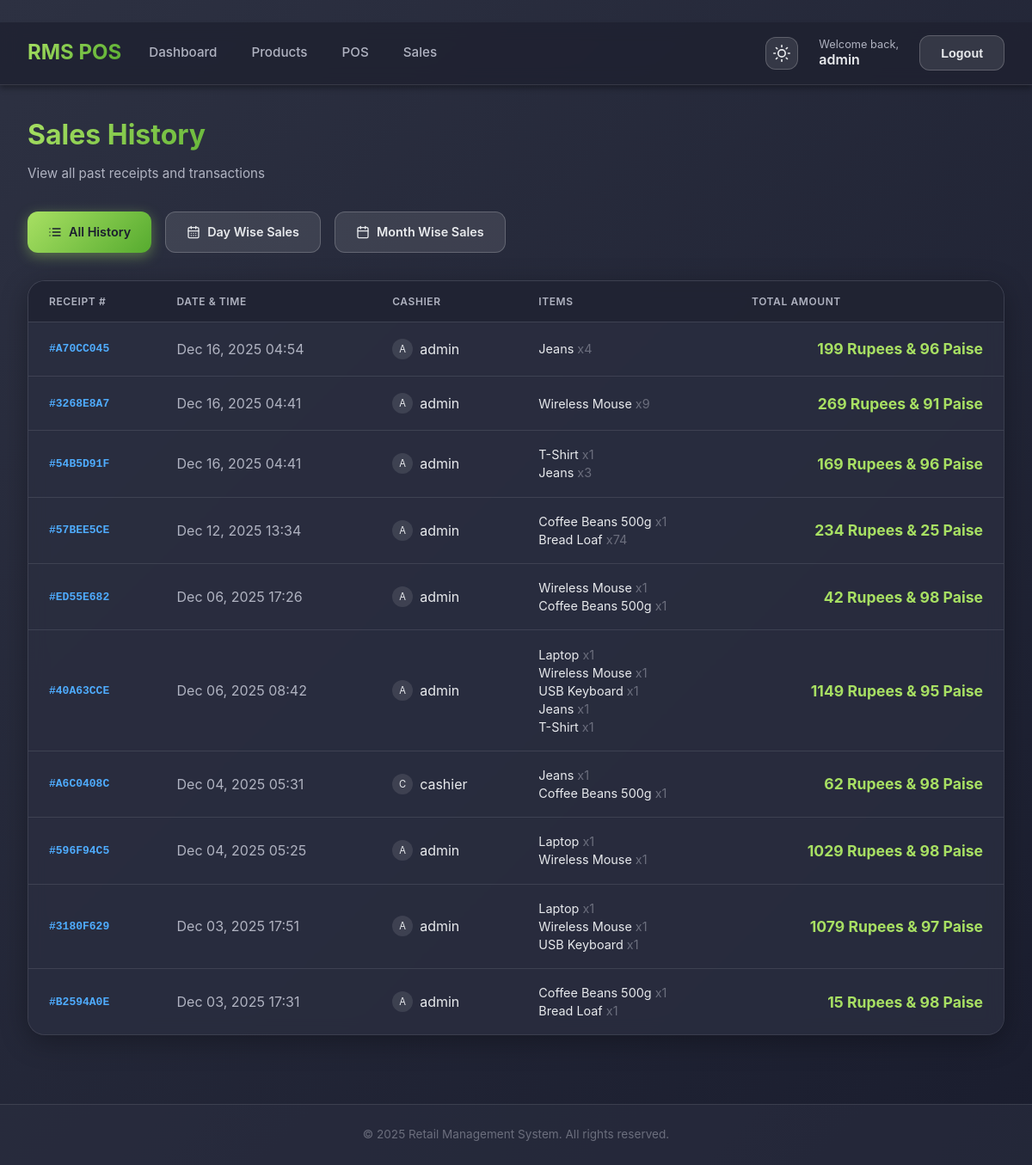
The page /pos/sales/ (signed in) on the database as committed earlier.
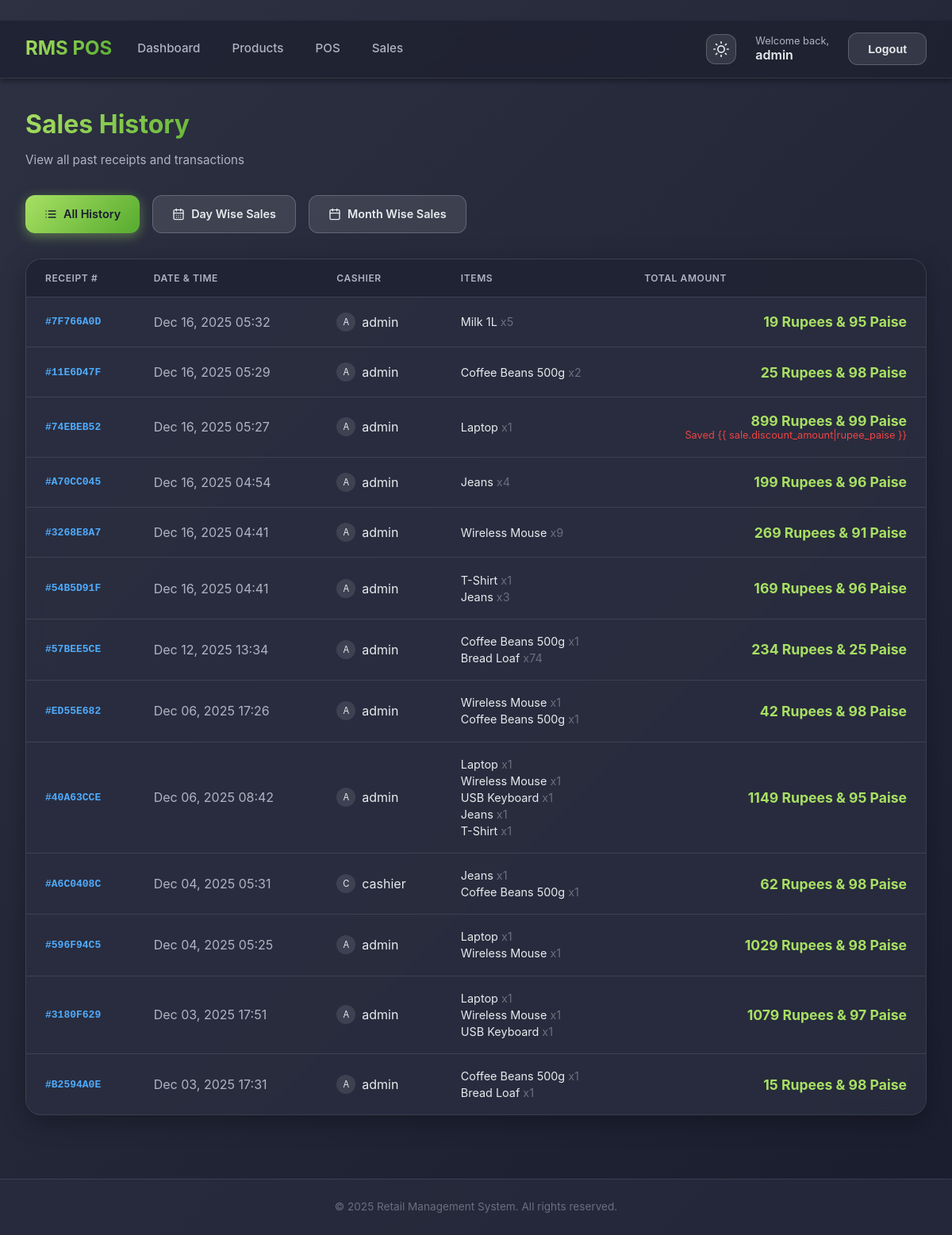
The same page on the database as committed later.
### rms_pos/accounts/models.py (models this page shows, shortened)
class User(AbstractUser):
    ROLE_CHOICES = (
        ('admin', 'Admin'),
        ('manager', 'Inventory Manager'),
        ('cashier', 'Cashier'),
    )
    role = models.CharField(max_length=20, choices=ROLE_CHOICES, default='cashier')

### rms_pos/pos/models.py (models this page shows, shortened)
class Sale(models.Model):
    cashier = models.ForeignKey(settings.AUTH_USER_MODEL, on_delete=models.SET_NULL, null=True, related_name='sales')
    total_amount = models.DecimalField(max_digits=10, decimal_places=2)
    tax_amount = models.DecimalField(max_digits=10, decimal_places=2, default=0)
    discount_amount = models.DecimalField(max_digits=10, decimal_places=2, default=0)
    created_at = models.DateTimeField(auto_now_add=True)
    receipt_number = models.CharField(max_length=50, unique=True, blank=True)

class SaleItem(models.Model):
    sale = models.ForeignKey(Sale, on_delete=models.CASCADE, related_name='items')
    product = models.ForeignKey(Product, on_delete=models.SET_NULL, null=True)
    quantity = models.IntegerField(default=1)
    price_at_sale = models.DecimalField(max_digits=10, decimal_places=2)
    subtotal = models.DecimalField(max_digits=10, decimal_places=2)

### rms_pos/inventory/models.py (models this page shows, shortened)
class Product(models.Model):
    name = models.CharField(max_length=200)
    category = models.ForeignKey(Category, on_delete=models.CASCADE, related_name='products')
    barcode = models.CharField(max_length=100, unique=True)
    price = models.DecimalField(max_digits=10, decimal_places=2)
    discount_percentage = models.DecimalField(max_digits=5, decimal_places=2, default=0, help_text="Discount percentage (0-100)")
    cost = models.DecimalField(max_digits=10, decimal_places=2, help_text="Cost price per unit")
    stock_quantity = models.IntegerField(default=0)
    image = models.ImageField(upload_to='products/', blank=True, null=True)
    created_at = models.DateTimeField(auto_now_add=True)
    updated_at = models.DateTimeField(auto_now=True)

### rms_pos/pos/views.py (the view)
# urls.py: path('sales/', views.sales_list, name='sales_list'),
@login_required
def sales_list(request):
    sales = Sale.objects.prefetch_related('items__product').select_related('cashier').order_by('-created_at')
    view_type = request.GET.get('view', 'all')
    date_input = request.GET.get('date')
    month_input = request.GET.get('month')
    if view_type == 'daily' and date_input:
        sales = sales.filter(created_at__date=date_input)
    elif view_type == 'monthly' and month_input:
        year, month = month_input.split('-')
        sales = sales.filter(created_at__year=year, created_at__month=month)
    total_sales = sales.aggregate(total=Sum('total_amount'))['total'] or 0
    return render(request, 'pos/sales_list.html', {
        'sales': sales,
        'view_type': view_type,
        'selected_date': date_input,
        'selected_month': month_input,
        'total_sales': total_sales
    })

### rms_pos/templates/pos/sales_list.html (shortened to what this page needs)
﻿{% extends 'base.html' %}
{% load currency_tags %}
{% block content %}
<div class="page-header">
    <div>
        <h1 class="page-title">Sales History</h1>
        <p class="page-subtitle">View all past receipts and transactions</p>
    </div>
</div>
<div class="view-filters">
    <a href="?view=all" class="btn {% if view_type == 'all' %}btn-primary{% else %}btn-secondary{% endif %}"
        style="display:inline-flex; align-items:center;">
         All History
    </a>
    <a href="?view=daily" class="btn {% if view_type == 'daily' %}btn-primary{% else %}btn-secondary{% endif %}"
        style="display:inline-flex; align-items:center;">
         Day Wise Sales
    </a>
    <a href="?view=monthly" class="btn {% if view_type == 'monthly' %}btn-primary{% else %}btn-secondary{% endif %}"
        style="display:inline-flex; align-items:center;">
         Month Wise Sales
    </a>
</div>
{% if view_type == 'daily' %}
<div class="card mb-4" style="margin-bottom: 2rem; border-color: rgba(168, 224, 99, 0.3);">
    <div class="card-body">
        <div style="display: flex; justify-content: space-between; align-items: center; flex-wrap: wrap; gap: 1rem;">
            <form method="GET" style="display: flex; align-items: center; gap: 1rem; flex: 1;">
                <input type="hidden" name="view" value="daily">
                <div>
                    <label style="margin-bottom: 0.5rem;">Select Date</label>
                    <input type="date" name="date" value="{{ selected_date|default:'' }}" onchange="this.form.submit()"
                        class="form-control" style="max-width: 250px;">
                </div>
            </form>
            <div class="stat-card"
                style="padding: 1rem 2rem; min-width: 250px; text-align: right; background: rgba(168, 224, 99, 0.1);">
                <div
                    style="font-size: 0.9rem; color: var(--text-secondary); text-transform: uppercase; letter-spacing: 1px;">
                    Total Daily Sales</div>
                <div class="amount-display" style="font-size: 2rem;">{{ total_sales|rupee_paise }}</div>
            </div>
        </div>
    </div>
</div>
<div class="card">
    <div class="card-header">
        <h3 style="font-size: 1.1rem; font-weight: 600; color: var(--text-primary);">Daily Sales Report</h3>
    </div>
    <div class="card-body" style="padding: 0;">
        <div class="table-responsive">
            <table>
                <thead>
                    <tr>
                        <th>Receipt #</th>
                        <th>Time</th>
                        <th>Cashier</th>
                        <th>Items</th>
                        <th>Amount</th>
                    </tr>
                </thead>
                <tbody>
                    {% for sale in sales %}
                    <tr>
                        <td><span class="receipt-id">#{{ sale.receipt_number|default:sale.id }}</span></td>
                        <td style="color: #b0b3c1;">{{ sale.created_at|date:"H:i" }}</td>
                        <td>
                            <div style="display: flex; align-items: center; gap: 0.5rem;">
                                <div class="cashier-avatar">{{ sale.cashier.username|slice:":1"|upper }}</div>
                                {{ sale.cashier.username }}
                            </div>
                        </td>
                        <td>
                            <div style="display: flex; flex-direction: column; gap: 0.25rem;">
                                {% for item in sale.items.all %}
                                <div style="font-size: 0.9rem;">
                                    <span style="color: var(--text-primary);">{{ item.product.name }}</span>
                                    <span style="color: var(--text-muted);">x{{ item.quantity }}</span>
                                </div>
                                {% endfor %}
                            </div>
                        </td>
                        <td class="amount-display">{{ sale.total_amount|rupee_paise }}</td>
                    </tr>
                    {% empty %}
                    <tr>
                        <td colspan="5" style="text-align: center; padding: 3rem; color: #6b6e7d;">
                            No sales found for this date.
                        </td>
                    </tr>
                    {% endfor %}
                </tbody>
            </table>
        </div>
    </div>
</div>
{% else %}
<div class="card">
    <div class="card-body" style="padding: 0;">
        <div class="table-responsive">
            <table>
                <thead>
                    <tr>
                        <th>Receipt #</th>
                        <th>Date & Time</th>
                        <th>Cashier</th>
                        <th>Items</th>
                        <th>Total Amount</th>
                    </tr>
                </thead>
                <tbody>
                    {% for sale in sales %}
                    <tr>
                        <td>
                            <span class="receipt-id">#{{ sale.receipt_number|default:sale.id }}</span>
                        </td>
                        <td style="color: #b0b3c1;">
                            {{ sale.created_at|date:"M d, Y H:i" }}
                        </td>
                        <td>
                            <div style="display: flex; align-items: center; gap: 0.5rem;">
                                <div class="cashier-avatar">
                                    {{ sale.cashier.username|slice:":1"|upper }}
                                </div>
                                {{ sale.cashier.username }}
                            </div>
                        </td>
                        <td>
                            <div style="display: flex; flex-direction: column; gap: 0.25rem;">
                                {% for item in sale.items.all %}
                                <div style="font-size: 0.9rem;">
                                    <span style="color: var(--text-primary);">{{ item.product.name }}</span>
                                    <span style="color: var(--text-muted);">x{{ item.quantity }}</span>
                                </div>
                                {% endfor %}
                            </div>
                        </td>
                        <td>
                            <div style="display: flex; flex-direction: column; align-items: flex-end;">
                                <span class="amount-display">{{ sale.total_amount|rupee_paise }}</span>
                                {% if sale.discount_amount > 0 %}
                                <span style="font-size: 0.8rem; color: #ef4444;">Saved {{
                                    sale.discount_amount|rupee_paise }}</span>
                                {% endif %}
                            </div>
                        </td>
                    </tr>
                    {% empty %}
                    <tr>
                        <td colspan="5" style="text-align: center; padding: 3rem; color: #6b6e7d;">
                            No sales found yet.
                        </td>
                    </tr>
                    {% endfor %}
                </tbody>
            </table>
        </div>
    </div>
</div>
{% endif %}
{% endblock %}

### rms_pos/templates/base.html (shortened to what this page needs)
{% load static %}
<!DOCTYPE html>
<html lang="en">
<head>
    <link href="{% static 'css/styles.css' %}" rel="stylesheet">
</head>
<body>
    {% if user.is_authenticated %}
    <nav>
        <div class="nav-container">
            <div style="display: flex; align-items: center; gap: 2rem;">
                <h1 class="nav-brand">RMS POS</h1>
                <div class="nav-links">
                    <a href="{% url 'inventory_dashboard' %}" class="nav-link">Dashboard</a>
                    <a href="{% url 'product_list' %}" class="nav-link">Products</a>
                    <a href="{% url 'pos_dashboard' %}" class="nav-link">POS</a>
                    <a href="{% url 'sales_list' %}" class="nav-link">Sales</a>
                </div>
            </div>
            <div class="nav-user">
                <button id="theme-toggle" type="button" class="btn btn-secondary"
                    style="padding: 0.5rem; display: flex; align-items: center; justify-content: center;"
                    aria-label="Toggle theme">
                </button>
                <div style="display: flex; flex-direction: column; line-height: 1.2;">
                    <span style="font-size: 0.8rem; color: var(--text-secondary);">Welcome back,</span>
                    <span style="font-weight: 600; color: var(--text-primary);">{{ user.username }}</span>
                </div>
                <form method="post" action="{% url 'logout' %}" style="margin: 0;">
                    <button type="submit" class="btn btn-secondary">Logout</button>
                </form>
            </div>
        </div>
    </nav>
    {% endif %}
    <main class="container" style="padding-top: 2rem; padding-bottom: 2rem; min-height: calc(100vh - 12rem);">
        {% block content %}{% endblock %}
    </main>
    <footer>
        <div class="container">
            <p class="footer-text">&copy; {% now "Y" %} Retail Management System. All rights reserved.</p>
        </div>
    </footer>
</body>
</html>

Rows that differ between the two databases and show on the page:
added Sale: receipt_number "7F766A0D", created_at "Dec 16, 2025 05:32", cashier.username "A", cashier.username "admin", total_amount "19 Rupees & 95 Paise"
added SaleItem: product.name "Milk 1L", quantity "5", shown under "7F766A0D"
added Sale: receipt_number "11E6D47F", created_at "Dec 16, 2025 05:29", cashier.username "A", cashier.username "admin", total_amount "25 Rupees & 98 Paise"
added SaleItem: product.name "Coffee Beans 500g", quantity "2", shown under "11E6D47F"
added Sale: receipt_number "74EBEB52", created_at "Dec 16, 2025 05:27", cashier.username "A", cashier.username "admin", total_amount "899 Rupees & 99 Paise", shows "Saved {{ sale.discount_amount|rupee_paise }}"
added SaleItem: product.name "Laptop", quantity "1", shown under "74EBEB52"
